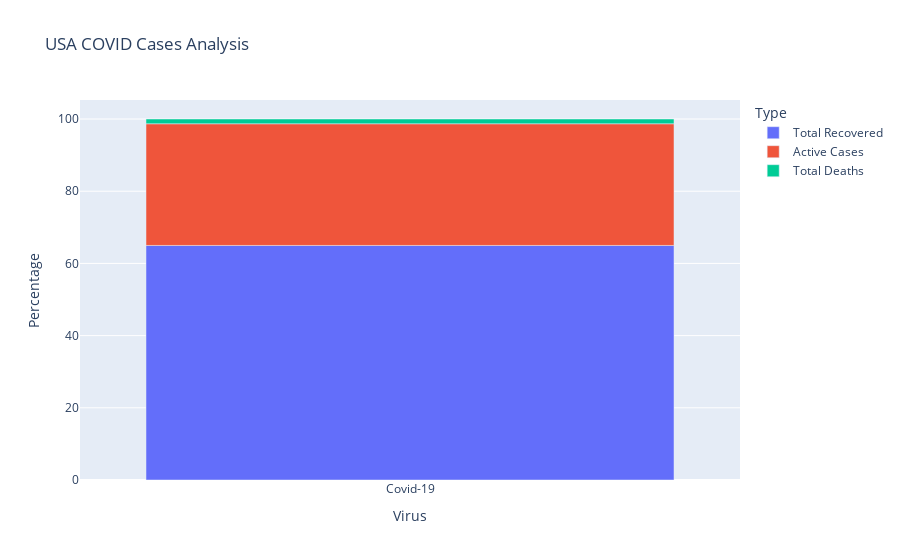

The cell this chart's notebook holds for it:
### Code cell
fig = px.bar(casesUS_df, x='Virus', y='Percentage', color='Type', hover_data=['Total'], title='USA COVID Cases Analysis')
fig.show()

### Figure 1 — Plotly figure (JSON) as saved in the notebook; plotly's stock layout.template omitted (floating-point values rounded to 4 significant figures)
{"data": [{"alignmentgroup": "True", "customdata": [[43019924]], "hovertemplate": "Type=Total Recovered<br>Virus=%{x}<br>Percentage=%{y}<br>Total=%{customdata[0]}<extra></extra>", "legendgroup": "Total Recovered", "marker": {"color": "#636efa"}, "name": "Total Recovered", "offsetgroup": "Total Recovered", "orientation": "v", "showlegend": true, "textposition": "auto", "type": "bar", "x": ["Covid-19"], "xaxis": "x", "y": [64.98], "yaxis": "y"}, {"alignmentgroup": "True", "customdata": [[22317525]], "hovertemplate": "Type=Active Cases<br>Virus=%{x}<br>Percentage=%{y}<br>Total=%{customdata[0]}<extra></extra>", "legendgroup": "Active Cases", "marker": {"color": "#EF553B"}, "name": "Active Cases", "offsetgroup": "Active Cases", "orientation": "v", "showlegend": true, "textposition": "auto", "type": "bar", "x": ["Covid-19"], "xaxis": "x", "y": [33.71], "yaxis": "y"}, {"alignmentgroup": "True", "customdata": [[872086]], "hovertemplate": "Type=Total Deaths<br>Virus=%{x}<br>Percentage=%{y}<br>Total=%{customdata[0]}<extra></extra>", "legendgroup": "Total Deaths", "marker": {"color": "#00cc96"}, "name": "Total Deaths", "offsetgroup": "Total Deaths", "orientation": "v", "showlegend": true, "textposition": "auto", "type": "bar", "x": ["Covid-19"], "xaxis": "x", "y": [1.32], "yaxis": "y"}], "layout": {"barmode": "relative", "legend": {"title": {"text": "Type"}, "tracegroupgap": 0}, "title": {"text": "USA COVID Cases Analysis"}, "xaxis": {"anchor": "y", "domain": [0, 1], "title": {"text": "Virus"}}, "yaxis": {"anchor": "x", "domain": [0, 1], "title": {"text": "Percentage"}}}}
